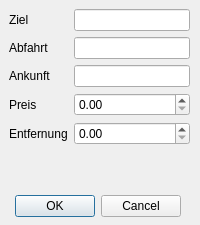
<?xml version="1.0" encoding="UTF-8"?>
<ui version="4.0">
 <class>DrachenflugDialog</class>
 <widget class="QDialog" name="DrachenflugDialog">
  <property name="geometry">
   <rect>
    <x>0</x>
    <y>0</y>
    <width>200</width>
    <height>225</height>
   </rect>
  </property>
  <property name="windowTitle">
   <string>Dialog</string>
  </property>
  <widget class="QDialogButtonBox" name="buttonBox">
   <property name="geometry">
    <rect>
     <x>-160</x>
     <y>190</y>
     <width>341</width>
     <height>32</height>
    </rect>
   </property>
   <property name="orientation">
    <enum>Qt::Orientation::Horizontal</enum>
   </property>
   <property name="standardButtons">
    <set>QDialogButtonBox::StandardButton::Cancel|QDialogButtonBox::StandardButton::Ok</set>
   </property>
  </widget>
  <widget class="QWidget" name="formLayoutWidget">
   <property name="geometry">
    <rect>
     <x>9</x>
     <y>9</y>
     <width>181</width>
     <height>181</height>
    </rect>
   </property>
   <layout class="QFormLayout" name="formLayout">
    <item row="0" column="0">
     <widget class="QLabel" name="label">
      <property name="text">
       <string>Ziel</string>
      </property>
     </widget>
    </item>
    <item row="1" column="0">
     <widget class="QLabel" name="label_2">
      <property name="text">
       <string>Abfahrt</string>
      </property>
     </widget>
    </item>
    <item row="2" column="0">
     <widget class="QLabel" name="label_3">
      <property name="text">
       <string>Ankunft</string>
      </property>
     </widget>
    </item>
    <item row="3" column="0">
     <widget class="QLabel" name="label_4">
      <property name="text">
       <string>Preis</string>
      </property>
     </widget>
    </item>
    <item row="4" column="0">
     <widget class="QLabel" name="label_5">
      <property name="text">
       <string>Entfernung</string>
      </property>
     </widget>
    </item>
    <item row="0" column="1">
     <widget class="QLineEdit" name="lineEditZiel"/>
    </item>
    <item row="3" column="1">
     <widget class="QDoubleSpinBox" name="doubleSpinBoxPreis"/>
    </item>
    <item row="4" column="1">
     <widget class="QDoubleSpinBox" name="doubleSpinBoxEntfernung"/>
    </item>
    <item row="1" column="1">
     <widget class="QLineEdit" name="lineEditAbfahrt"/>
    </item>
    <item row="2" column="1">
     <widget class="QLineEdit" name="lineEditAnkunft"/>
    </item>
   </layout>
  </widget>
 </widget>
 <resources/>
 <connections/>
</ui>
